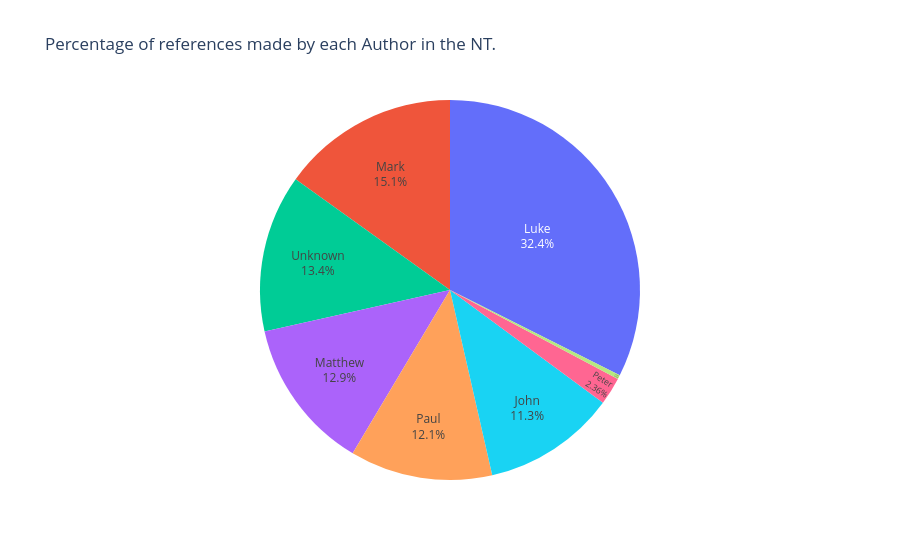

Notebook code for this chart:
### Code cell
fig = px.pie(
    references['n_start'].str[0].map(book_authors).value_counts().to_frame().reset_index(),
    names = "n_start",
    values= "count",
    title= "Percentage of references made by each Author in the NT."
)
fig.update_traces(textposition='inside', textinfo='percent+label', showlegend=False)
fig.show()

### Figure 1 — Plotly figure (JSON) as saved in the notebook; plotly's stock layout.template omitted (floating-point values rounded to 4 significant figures)
{"data": [{"domain": {"x": [0, 1], "y": [0, 1]}, "hovertemplate": "n_start=%{label}<br>count=%{value}<extra></extra>", "labels": ["Luke", "Mark", "Unknown", "Matthew", "Paul", "John", "Peter", "James"], "legendgroup": "", "name": "", "showlegend": false, "textinfo": "percent+label", "textposition": "inside", "type": "pie", "values": [481, 224, 199, 192, 180, 168, 35, 5]}], "layout": {"legend": {"tracegroupgap": 0}, "title": {"text": "Percentage of references made by each Author in the NT."}}}
